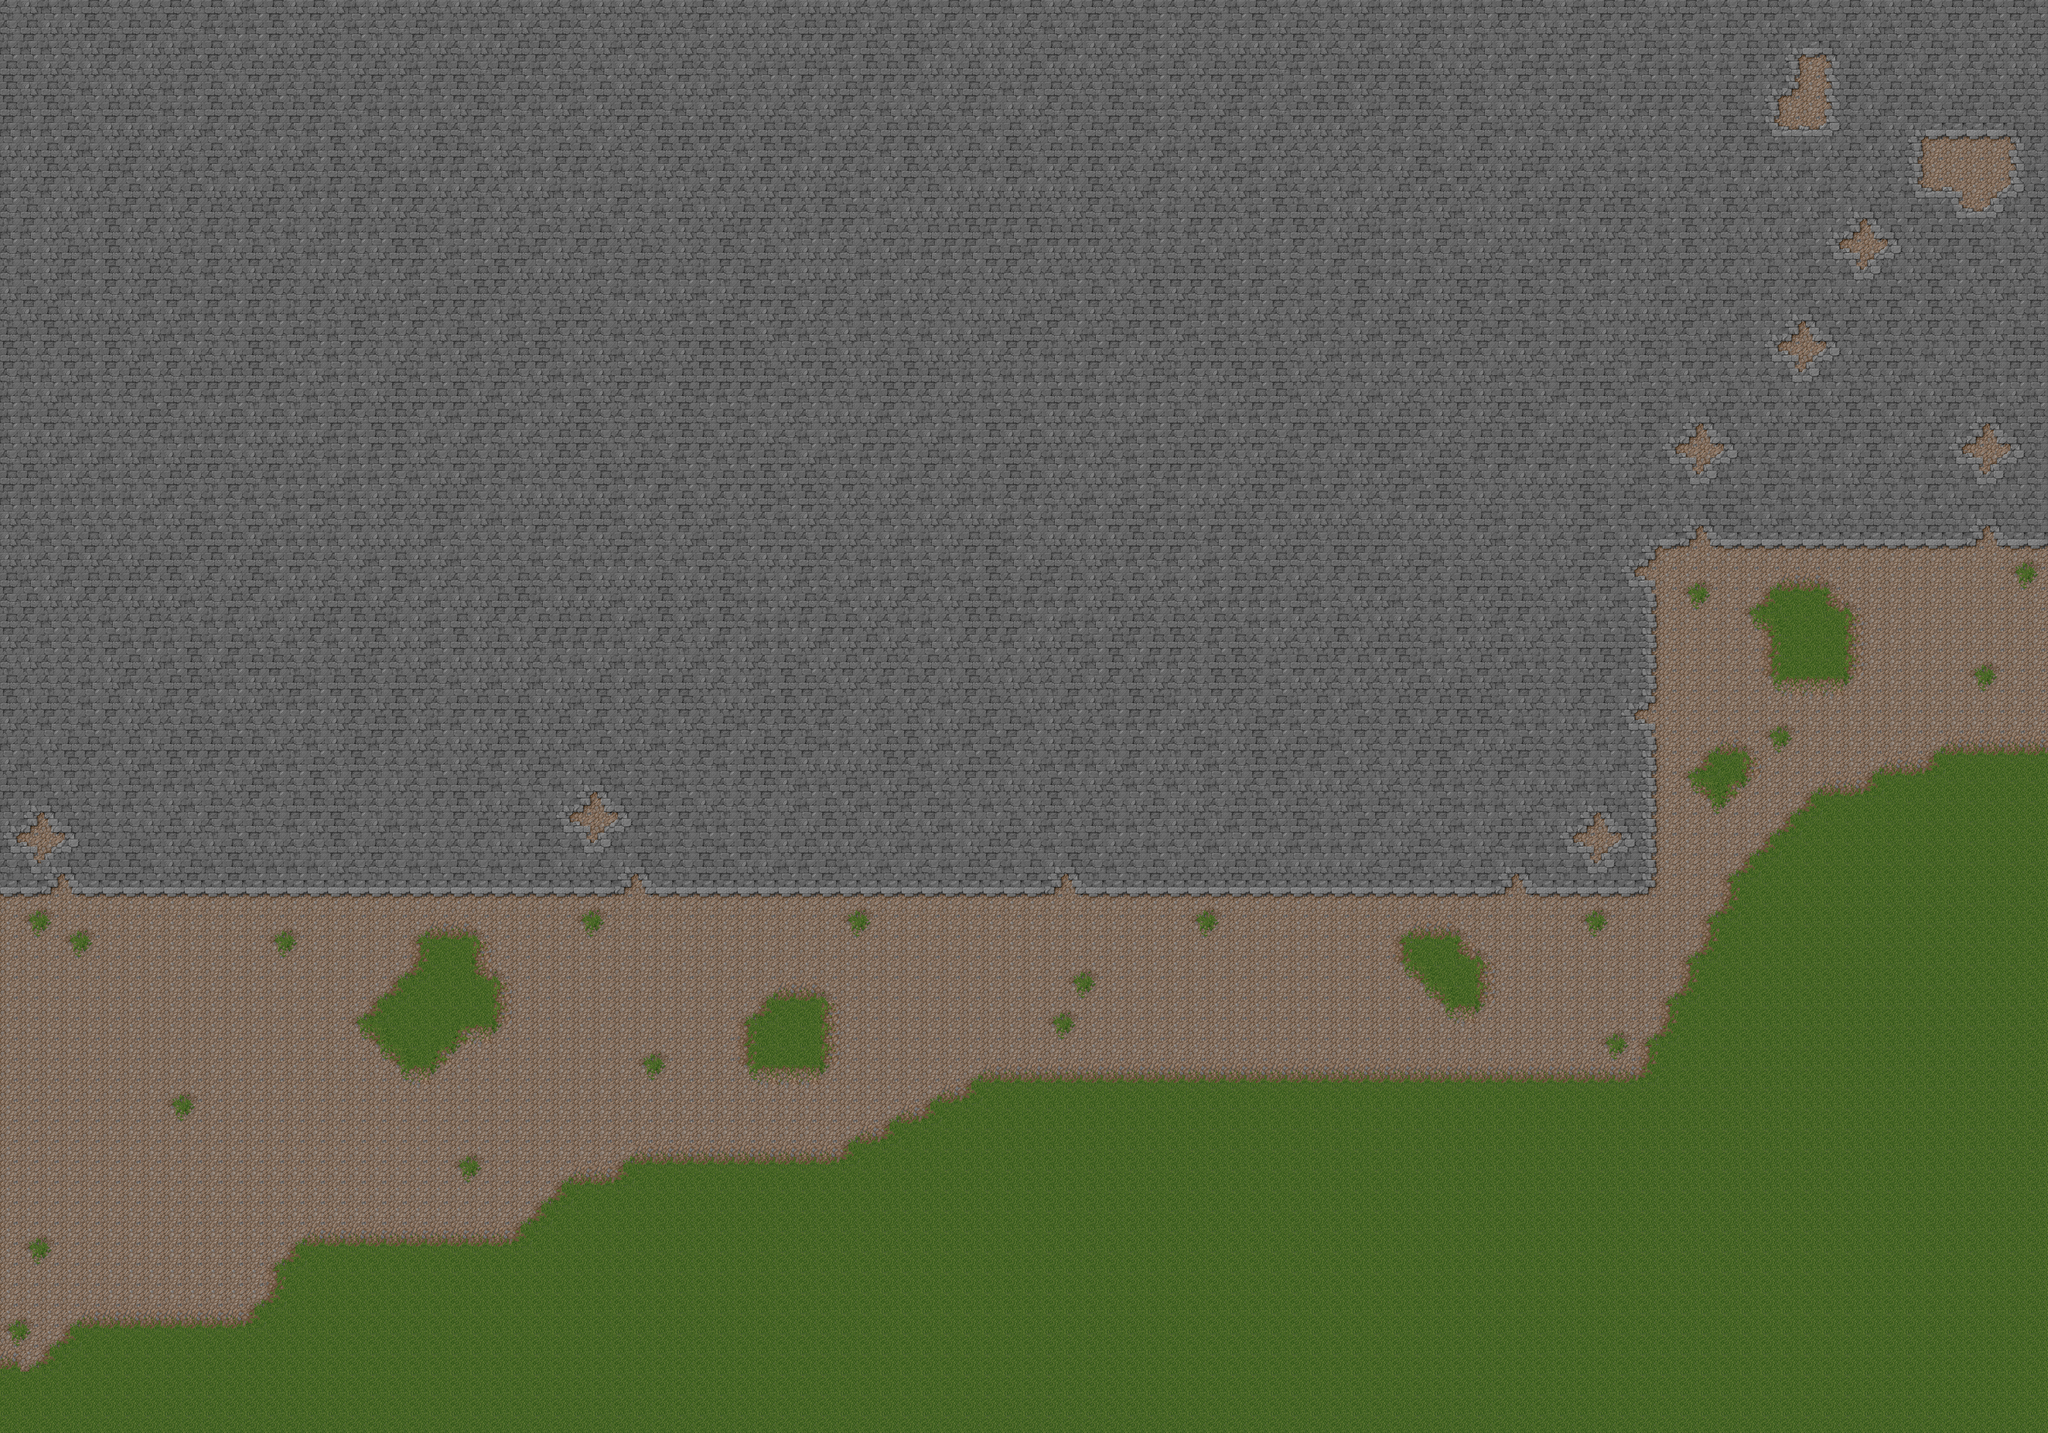

A level layout from a 2D game, rendered from its tile map. Below: a short description, then the map file with tile-grid data replaced by summaries:
An orthogonal 100x70 tile map with 40x40 px tiles, 1 tile layer (background).

<map version="1.0" orientation="orthogonal" width="100" height="70" tilewidth="40" tileheight="40">
 <tileset firstgid="1" name="level01" tilewidth="40" tileheight="40">
  <image source="2D Circle Graphic/tileset.png" width="560" height="560" />
 </tileset>
 <layer name="background" width="100" height="70">
  <data>[7000 cells, 7000 non-empty, 30 distinct tile ids]</data>
 </layer>
</map>